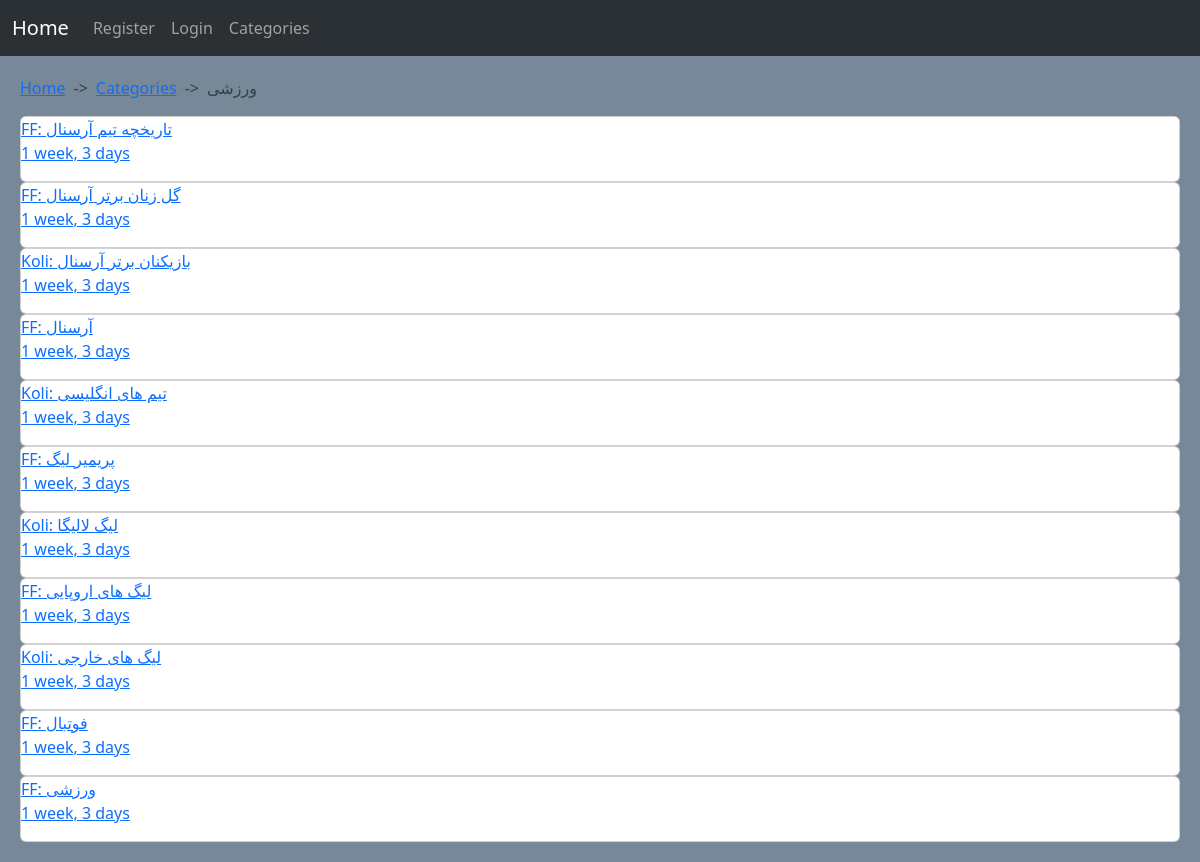
/Categories/ورزشی/showposts/, run on an earlier commit of the app's database.
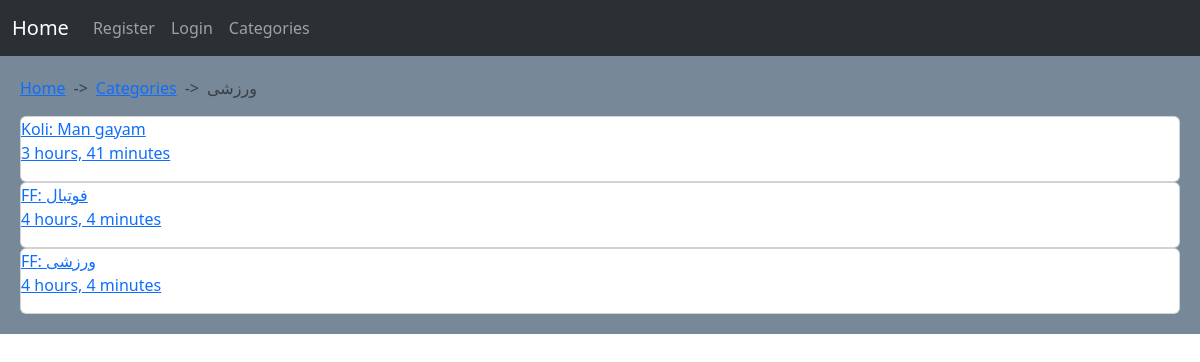
And on a later commit of the database.
### Posts/models.py (models this page shows, shortened)
class PostModel(models.Model):
    category = models.ForeignKey(
        CategoryModel,
        on_delete=models.CASCADE,
        related_name='category_posts',
        default=None
    )
    author = models.ForeignKey(
        User,
        on_delete=models.CASCADE,
        related_name='author_posts'
    )
    title = models.CharField(
        max_length=75,
        unique=True
    )
    slug = models.SlugField(
        max_length=150,
        unique=True,
        allow_unicode=True
    )
    body = RichTextUploadingField()
    date_created = models.DateTimeField(
        auto_now_add=True
    )
    date_updated = models.DateTimeField(
        auto_now=True
    )
    def get_absolute_url(self):
        return reverse_lazy('Posts:PostDetail', args=(self.category.slug, self.slug))
    class Meta:
        verbose_name = 'Post'
        verbose_name_plural = 'Posts'
        ordering = ('-date_created', '-date_updated')

### Categories/views.py (the view)
# urls.py: path('<str:category_slug>/showposts/', views.ShowCategoryPostsView.as_view(), name='ShowCategoryPosts'),
class ShowCategoryPostsView(View):
    template_name = 'Categories/ShowPosts.html'
    def get(self, request, category_slug):
        category = get_object_or_404(CategoryModel, slug=category_slug)
        ancestors = category.get_ancestors()
        needed_categories = category.get_descendants(include_self=False)
        conditions = Q(category=category)
        for ctgr in needed_categories:
            conditions |= Q(category=ctgr)
        posts = PostModel.objects.filter(conditions).order_by('-date_created')
        return render(request, self.template_name, {'posts': posts, 'ancestors': ancestors, 'current': category})

### Categories/Templates/Categories/ShowPosts.html (shortened to what this page needs)
{% extends 'Base.html' %}
{% block Body %}
	<div style="--bs-breadcrumb-divider: '->';" aria-label="breadcrumb">
		<ol class="breadcrumb">
			<li class="breadcrumb-item"><a href="{% url 'Home:Home' %}">Home</a></li>
			<li class="breadcrumb-item"><a href="{% url 'Categories:Category' %}">Categories</a></li>
			<li class="breadcrumb-item active" aria-current="page">{{ current.name }}</li>
		</ol>
	</div>
	{% for post in posts %}
		<div class="card">
			<a href="{{ post.get_absolute_url }}">
				<p>
					{{ post.author }}: {{ post.title|truncatewords:5 }} <br/>
					{{ post.date_updated|timesince }}
				</p>
			</a>
		</div>
	{% endfor %}
{% endblock %}

What changed in the data, as far as the page shows it:
removed PostModel: author "FF", title "تاریخچه تیم آرسنال", date_updated "1 week, 3 days"
removed PostModel: author "FF", title "گل زنان برتر آرسنال", date_updated "1 week, 3 days"
removed PostModel: author "Koli", title "بازیکنان برتر آرسنال", date_updated "1 week, 3 days"
removed PostModel: author "FF", title "آرسنال", date_updated "1 week, 3 days"
removed PostModel: author "Koli", title "تیم های انگلیسی", date_updated "1 week, 3 days"
removed PostModel: author "FF", title "پریمیر لیگ", date_updated "1 week, 3 days"
removed PostModel: author "Koli", title "لیگ لالیگا", date_updated "1 week, 3 days"
removed PostModel: author "FF", title "لیگ های اروپایی", date_updated "1 week, 3 days"
changed PostModel "Koli": title "لیگ های خارجی" → "Man gayam"; date_updated "1 week, 3 days" → "3 hours, 41 minutes"
changed PostModel "فوتبال": date_updated "1 week, 3 days" → "4 hours, 4 minutes"
changed PostModel "ورزشی": date_updated "1 week, 3 days" → "4 hours, 4 minutes"
